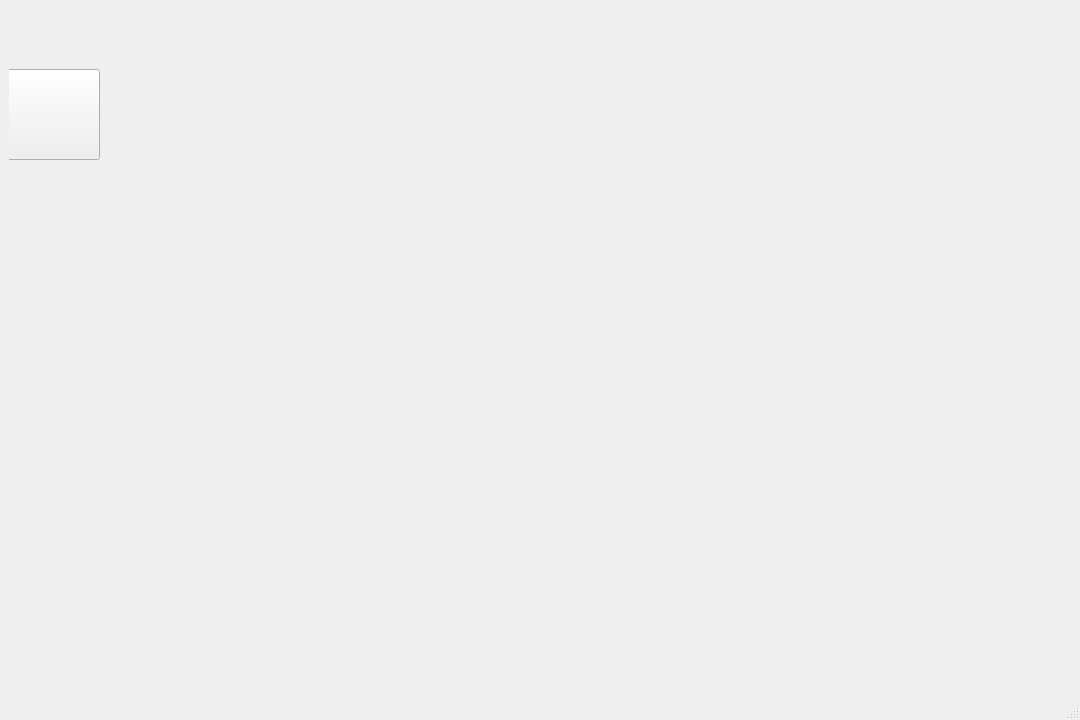
<?xml version="1.0" encoding="UTF-8"?>
<ui version="4.0">
 <class>MainWindow</class>
 <widget class="QMainWindow" name="MainWindow">
  <property name="geometry">
   <rect>
    <x>0</x>
    <y>0</y>
    <width>1080</width>
    <height>720</height>
   </rect>
  </property>
  <property name="minimumSize">
   <size>
    <width>1080</width>
    <height>720</height>
   </size>
  </property>
  <property name="maximumSize">
   <size>
    <width>1080</width>
    <height>720</height>
   </size>
  </property>
  <property name="windowTitle">
   <string>MainWindow</string>
  </property>
  <widget class="QWidget" name="centralwidget">
   <layout class="QGridLayout" name="gridLayout">
    <item row="0" column="0">
     <widget class="QWidget" name="widget" native="true">
      <widget class="QLabel" name="label">
       <property name="geometry">
        <rect>
         <x>-10</x>
         <y>-10</y>
         <width>1080</width>
         <height>720</height>
        </rect>
       </property>
       <property name="minimumSize">
        <size>
         <width>1080</width>
         <height>720</height>
        </size>
       </property>
       <property name="maximumSize">
        <size>
         <width>1080</width>
         <height>720</height>
        </size>
       </property>
       <property name="text">
        <string/>
       </property>
       <property name="pixmap">
        <pixmap>../img/smart greenhouse (5).jpg</pixmap>
       </property>
       <property name="scaledContents">
        <bool>true</bool>
       </property>
      </widget>
      <widget class="QWidget" name="gridLayoutWidget">
       <property name="geometry">
        <rect>
         <x>90</x>
         <y>210</y>
         <width>881</width>
         <height>371</height>
        </rect>
       </property>
       <layout class="QGridLayout" name="gridLayout_2"/>
      </widget>
      <widget class="QPushButton" name="pushButton">
       <property name="geometry">
        <rect>
         <x>-70</x>
         <y>60</y>
         <width>161</width>
         <height>91</height>
        </rect>
       </property>
       <property name="text">
        <string/>
       </property>
       <property name="icon">
        <iconset>
         <normaloff>../img/smart greenhouse (3).jpg</normaloff>../img/smart greenhouse (3).jpg</iconset>
       </property>
       <property name="iconSize">
        <size>
         <width>162</width>
         <height>100</height>
        </size>
       </property>
      </widget>
     </widget>
    </item>
   </layout>
  </widget>
  <widget class="QMenuBar" name="menubar">
   <property name="geometry">
    <rect>
     <x>0</x>
     <y>0</y>
     <width>1080</width>
     <height>20</height>
    </rect>
   </property>
  </widget>
  <widget class="QStatusBar" name="statusbar"/>
 </widget>
 <resources/>
 <connections>
  <connection>
   <sender>pushButton</sender>
   <signal>clicked()</signal>
   <receiver>MainWindow</receiver>
   <slot>abrir_ventana_Menu()</slot>
   <hints>
    <hint type="sourcelabel">
     <x>48</x>
     <y>131</y>
    </hint>
    <hint type="destinationlabel">
     <x>99</x>
     <y>27</y>
    </hint>
   </hints>
  </connection>
 </connections>
 <slots>
  <slot>abrir_ventana_Menu()</slot>
 </slots>
</ui>
